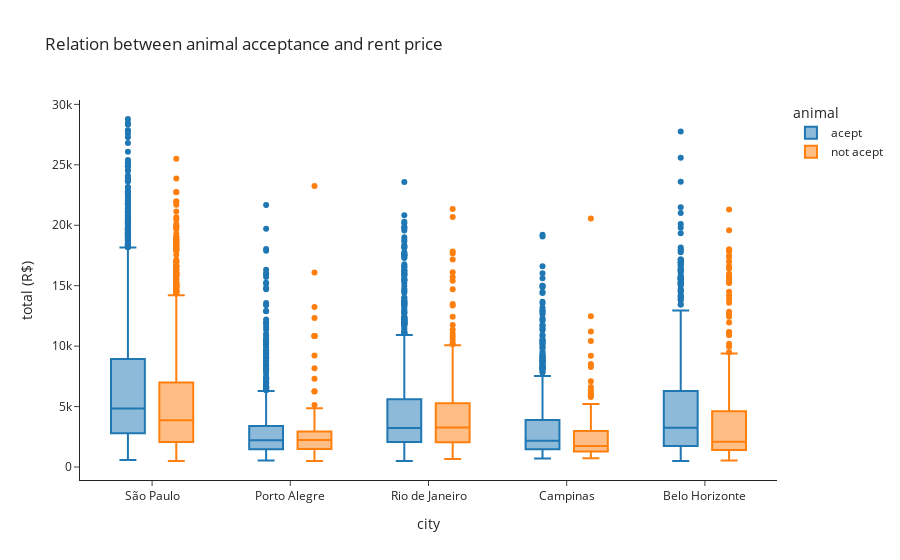

The notebook cell this image was saved under:
### Code cell
## Checking if the animal acceptance may have influence the total (R$)

houses_rent_animal = houses_rent[["city", "animal", "total (R$)"]]

houses_rent_animal = houses_rent_animal[houses_rent_animal["total (R$)"]<30000] 

fig = px.box(houses_rent_animal,
             x = "city",
             y = "total (R$)",
             color = "animal",
             title = "Relation between animal acceptance and rent price",
             template = "simple_white",
             )

fig

### Figure 1 — Plotly figure (JSON) as saved in the notebook; plotly's stock layout.template omitted (floating-point values rounded to 4 significant figures; data arrays with more than 128 entries replaced by an {"elided": "..."} marker saying what was removed)
{"data": [{"alignmentgroup": "True", "hovertemplate": "animal=acept<br>city=%{x}<br>total (R$)=%{y}<extra></extra>", "legendgroup": "acept", "marker": {"color": "#1F77B4"}, "name": "acept", "notched": false, "offsetgroup": "acept", "orientation": "v", "showlegend": true, "type": "box", "x": {"elided": "8307 str values"}, "x0": " ", "xaxis": "x", "y": {"elided": "8307 int values"}, "y0": " ", "yaxis": "y"}, {"alignmentgroup": "True", "hovertemplate": "animal=not acept<br>city=%{x}<br>total (R$)=%{y}<extra></extra>", "legendgroup": "not acept", "marker": {"color": "#FF7F0E"}, "name": "not acept", "notched": false, "offsetgroup": "not acept", "orientation": "v", "showlegend": true, "type": "box", "x": {"elided": "2372 str values"}, "x0": " ", "xaxis": "x", "y": {"elided": "2372 int values"}, "y0": " ", "yaxis": "y"}], "layout": {"autosize": true, "boxmode": "group", "legend": {"title": {"text": "animal"}, "tracegroupgap": 0}, "title": {"text": "Relation between animal acceptance and rent price"}, "xaxis": {"anchor": "y", "autorange": true, "domain": [0, 1], "range": [-0.522, 4.522], "title": {"text": "city"}, "type": "category"}, "yaxis": {"anchor": "x", "autorange": true, "domain": [0, 1], "range": [-1073.0, 30360.0], "title": {"text": "total (R$)"}, "type": "linear"}}}
